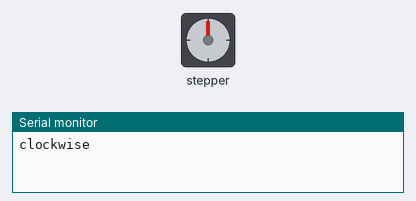
Bench run of a sketch on a simulated Arduino Uno, built with avr-gcc and run on an emulated ATmega328P. Shown: stepper motor, the last lines printed to the serial monitor. Stepper angles assume 2038 steps per turn.

Above: at 0.15 s.
At 9.22 s:
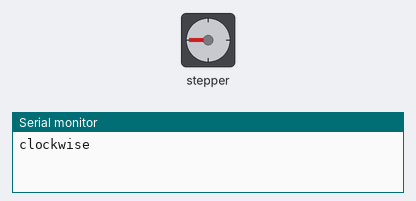
At 18.38 s:
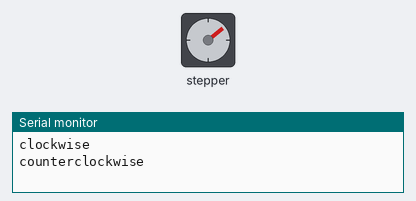
At 38.82 s:
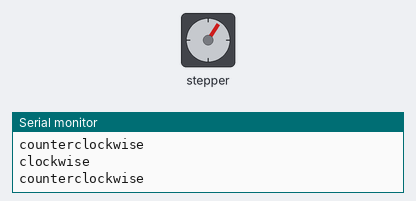
Timing chart, 0 to 40.0 s (numbered marks = the images above):
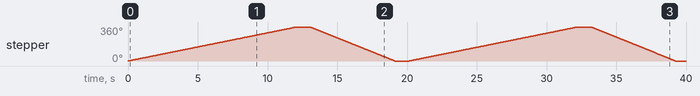

The sketch:

28byj-48.ino
```cpp
//Includes the Arduino Stepper Library
#include <Stepper.h>

// Defines the number of steps per rotation
const int stepsPerRevolution = 2038;

// Creates an instance of stepper class
// Pins entered in sequence IN1-IN3-IN2-IN4 for proper step sequence
// Stepper myStepper = Stepper(stepsPerRevolution, 8, 10, 9, 11);//arduino IN1,2,3,4 <=> 8,9,10,11
Stepper myStepper = Stepper(stepsPerRevolution, 25, 27, 26, 14);//nodemcu IN1,2,3,4 <=> 25,26,27,14

void setup() {
  Serial.begin(115200);

    // Nothing to do (Stepper Library sets pins as outputs)
}

void loop() {
	// Rotate CW slowly at 5 RPM
	myStepper.setSpeed(5);
  Serial.println("clockwise");
	myStepper.step(stepsPerRevolution);
	delay(1000);

	// Rotate CCW quickly at 10 RPM
	myStepper.setSpeed(10);
  Serial.println("counterclockwise");
	myStepper.step(-stepsPerRevolution);
	delay(1000);
}
```

Measured:
- by itself, stepper: turns 360° clockwise in 12.1 s, then 360° counter-clockwise in 6.0 s, then 360° clockwise in 12.1 s, then 360° counter-clockwise in 6.0 s
